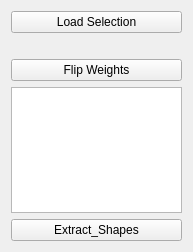
<?xml version="1.0" encoding="UTF-8"?>
<ui version="4.0">
 <class>Form</class>
 <widget class="QWidget" name="Form">
  <property name="geometry">
   <rect>
    <x>0</x>
    <y>0</y>
    <width>193</width>
    <height>252</height>
   </rect>
  </property>
  <property name="windowTitle">
   <string>Form</string>
  </property>
  <layout class="QVBoxLayout" name="verticalLayout">
   <item>
    <widget class="QPushButton" name="LoadObjectBtn">
     <property name="text">
      <string>Load Selection</string>
     </property>
    </widget>
   </item>
   <item>
    <widget class="QLabel" name="ObjectLbl">
     <property name="text">
      <string/>
     </property>
    </widget>
   </item>
   <item>
    <widget class="QPushButton" name="FlipWeightsBtn">
     <property name="text">
      <string>Flip Weights</string>
     </property>
    </widget>
   </item>
   <item>
    <widget class="QListWidget" name="listWidget"/>
   </item>
   <item>
    <widget class="QPushButton" name="LinkSelected">
     <property name="text">
      <string>Extract_Shapes</string>
     </property>
    </widget>
   </item>
  </layout>
 </widget>
 <resources/>
 <connections/>
</ui>
